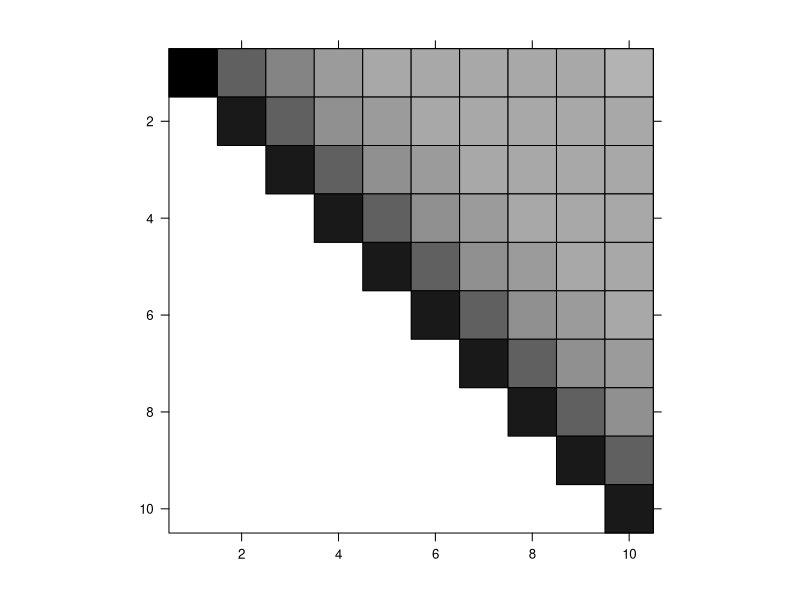
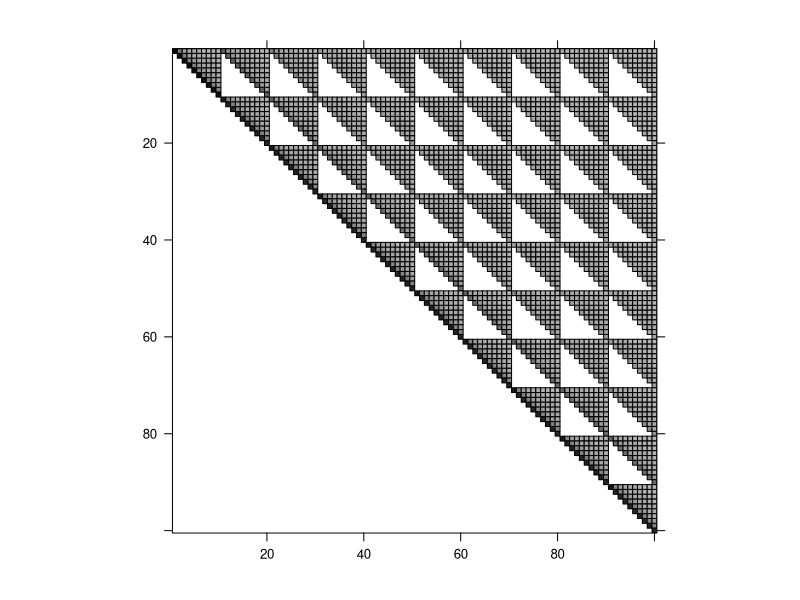
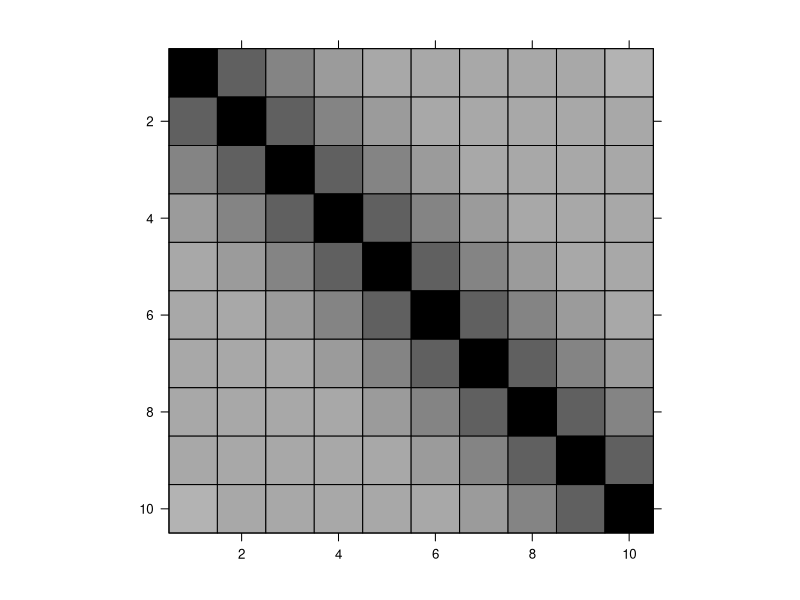
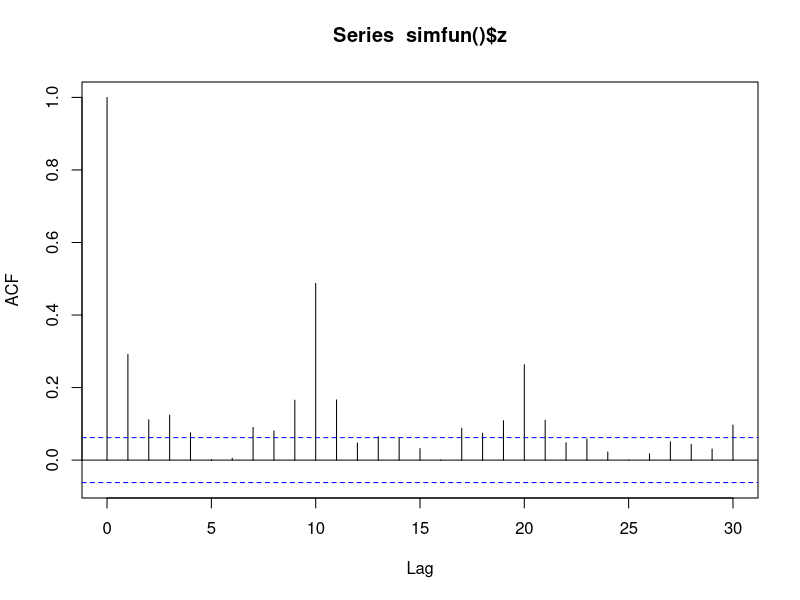

Write the R code that produced these figures, in order. (Note: a time limit stopped this script after it produced the figures.)
## ---- chunk 1
library(lme4)
library(Matrix)
## for rearranging/plotting sim results
library(tidyverse); theme_set(theme_bw())
## convenience function; convert to Matrix and suppress the stuff we don't care about
ifun <- function(m) {
    image(Matrix(m), xlab = "", ylab = "", sub = "")
}
## ---- chunk 2
ar1chol <- function(rho, p) {
    R <- matrix(0, p, p)
    R[1,] = rho^(0:(p-1))        ## formula for 1st row
    c <- sqrt(1 - rho^2)         ## scaling factor: c^2 + rho^2 = 1
    R2 <- c * R[1,]              ## formula for 2nd row
    for (j in  2:p) {            ## shift elements in 2nd row for remaining rows
        R[j, j:p] = R2[1:(p-j+1)] 
    }
    return(R)
}
C0 <- ar1chol(0.5, 10)
ifun(C0)
## ---- chunk 3
kchol <- function(N, sigma, rho) {
    kronecker(sigma[1]*ar1chol(rho[1], N[1]), sigma[2] * ar1chol(rho[2], N[2]))
}
C1 <- kchol(N = c(10, 10), sigma = c(2, 3), rho = c(0.5, 0.3))
ifun(C1)
## ---- chunk 4
ar1cor <- function(rho, p) {
    m <- matrix(NA_real_, p, p)
    m[] <- rho^(abs(row(m) - col(m)))
    return(m)
}
ifun(ar1cor(0.5, 10))
## ---- chunk 5
C1B <- chol(kronecker(4*ar1cor(rho = 0.5, p = 10), 9 * ar1cor(rho = 0.3, p = 10)))
stopifnot(all.equal(C1, C1B))
## ---- chunk 6
#' @param P number of plots
#' @param N dimensions in x and y
#' @param rho AR1 correlations
#' @param sigma standard deviations (x, y, resid)
simfun <- function(P = 10, N = c(10, 10), rho = c(0.5, 0.3), sigma = c(2, 1, 0.1)) {
	dd <- data.frame(
		plot = rep(1:P, each = prod(N)),
		x = rep(1:N[1], N[2]*P),
		y = rep(rep(1:N[2], each = N[1]), P)
    )
    C1 <- kronecker(sigma[1]*ar1chol(rho= rho[1], p =  N[1]), sigma[2]*ar1chol(rho = rho[2], p = N[2]))
    dd$z <- c(vapply(1:P,
                     ## generate MVN by multiplying rnorm() by the (upper-triangular) Cholesky factor ...
                     ## (more efficient than using MASS::mvrnorm(), which starts from the covariance matrix
                     ## and then decomposes it -- not that efficiency matters much in this context)
                     function(i) rnorm(prod(N)) %*% C1,
                     FUN.VALUE = numeric(prod(N)))
              )
    dd$z <- dd$z + sigma[3]*rnorm(P*prod(N))
    return(dd)
}
## ---- chunk 7
acf(simfun()$z)
## ---- chunk 8
set.seed(101)
dd <- simfun()
## ---- chunk 9
lf <- lFormula(z ~ 1 + (interaction(x,y)|plot), data = dd,
               control = lmerControl(check.nobs.vs.nRE = "ignore"))
dim(lf$reTrms$Lambdat)  ## check dimensions are sensible
df <- do.call(mkLmerDevfun, lf)

devfun2 <- function(p) {
    ## reconstruct theta from parameter vector
    ## (sd1, sd2, rho1, rho2)
    C1 <- kchol(c(10, 10), p[c(1, 3)], p[c(2, 4)])
    C1t <- t(C1)
    th <- C1t[lower.tri(C1t, diag = TRUE)]
    df(th)
}

devfun2(c(sd1 = 1, rho1 = 0.1, sd2 = 1, rho2 = -0.1))
nloptwrap(fn = devfun2, par = c(sd1 = 1, rho1 = 0.1, sd2 = 1, rho2 = -0.1),
          lower = c(0,-1,0, -1), upper = c(Inf, 1, Inf, 1))
## ---- chunk 10
simfitfun <- function(P = 10, N = c(10, 10), rho = c(0.5, 0.3),
                      sigma = c(2,1,0.1), prt = FALSE) {
    if (prt) cat(".") ## poor-man's progress bar
    dd <- simfun(P = P, N = N, rho = rho, sigma = sigma)
    lf <- lFormula(z ~ 1 + (interaction(x,y)|plot), data = dd,
                   control = lmerControl(check.nobs.vs.nRE = "ignore"))
    df <- do.call(mkLmerDevfun, lf)
    devfun2 <- function(p) {
        ## reconstruct theta from parameter vector
        ## order: sd1, rho1, sd2, rho2
        C1 <- kchol(N, p[c(1, 3)], p[c(2, 4)])
        C1t <- t(C1)
        th <- C1t[lower.tri(C1t, diag = TRUE)]
        df(th)
    }
    fit <- nloptwrap(fn = devfun2,
                     ## starting vals
                     par = c(sd1 = 1, rho1 = 0, sd2 = 1, rho2 = 0),
                     lower = c(0,  -1,   0, -1),
                     upper = c(Inf, 1, Inf,  1))
    return(c(fit$par, fit$conv))
}
## ---- chunk 11
set.seed(101)
system.time(
    simres <- t(replicate(200, simfitfun()))
)
## ---- chunk 12
truedf <- data.frame(
    param = c("sdx", "rhox", "sdy", "rhoy"),
    trueval = c(2, 0.5, 1, 0.3))
simdf <- (simres
    |> as.data.frame()
    |> setNames(c(truedf$param, "conv"))
    |> select(-conv)
    |> tidyr::pivot_longer(everything(), names_to = "param")
)
all(simres[,5] == 0)  ## everything converged?
## ---- chunk 13
ggplot(simdf, aes(x=value)) + geom_histogram() + facet_wrap(~param,
                                                            scale = "free") +
    geom_vline(data = truedf, aes(xintercept = trueval), col = "red")
